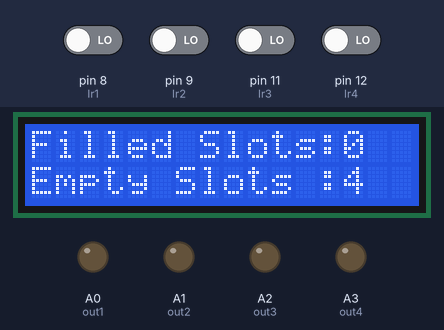
This sketch was run on a simulated Arduino Uno, built with avr-gcc and run on an emulated ATmega328P. Shown: 16×2 character LCD, output pins drawn as LEDs (lit = HIGH). The inputs (shaded band) are chosen by the test bench; at power-on: pin 8 (Ir1), pin 9 (Ir2), pin 11 (Ir3), pin 12 (Ir4) LOW.

Above: at 5.2 s.
5.3 s: pin 8 (Ir1) driven HIGH
At 6.6 s:
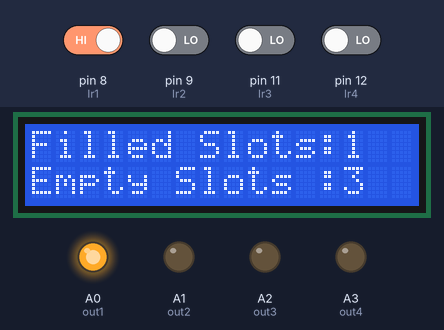
6.9 s: pin 9 (Ir2) driven HIGH
At 7.9 s:
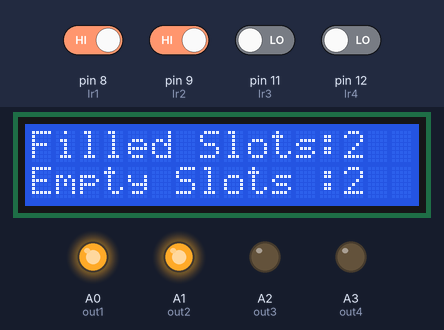
8.6 s: pin 11 (Ir3) driven HIGH
At 10.1 s:
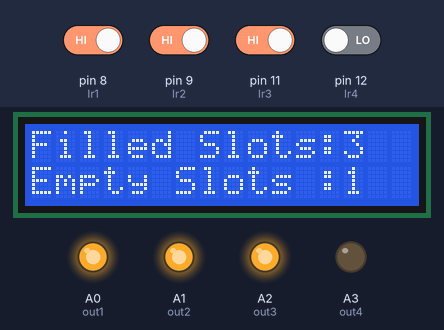
10.4 s: pin 12 (Ir4) driven HIGH
At 11.2 s:
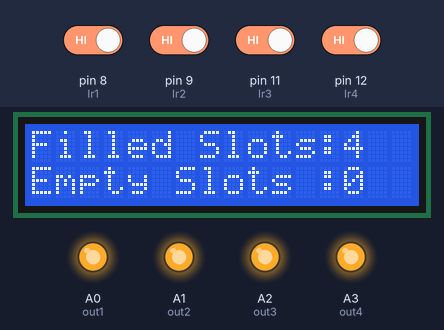
12.1 s: pin 8 (Ir1) driven LOW
At 13.5 s:
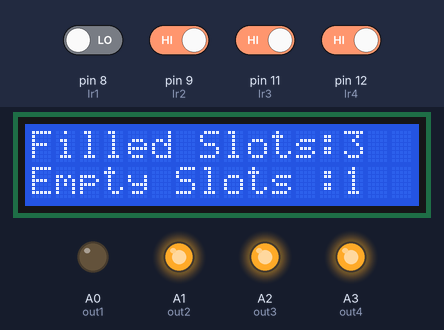
13.8 s: pin 9 (Ir2) driven LOW
At 14.5 s:
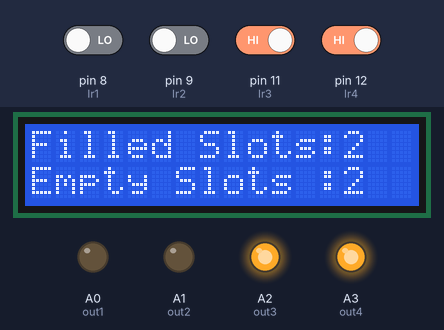
Timing chart, 0 to 16.5 s (numbered marks = the images above; inputs shaded):
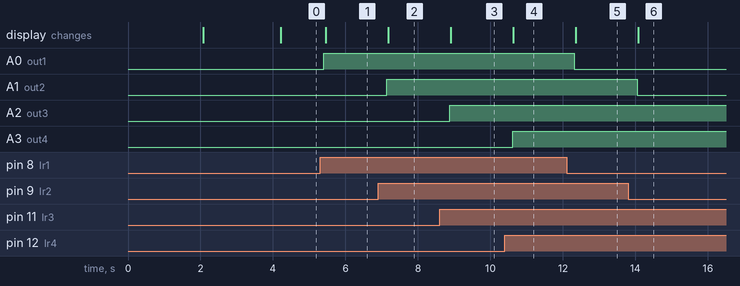

Measured:
- after the input at 5.3 s, A0 (out1): LOW → HIGH after 0.11 s; the display: changes after 0.15 s (image 1)
- after the input at 6.9 s, A1 (out2): LOW → HIGH after 0.24 s; the display: changes after 0.28 s (image 2)
- after the input at 8.6 s, A2 (out3): LOW → HIGH after 0.28 s; the display: changes after 0.30 s (image 3)
- after the input at 10.4 s, A3 (out4): LOW → HIGH after 0.21 s; the display: changes after 0.23 s (image 4)
- after the input at 12.1 s, A0 (out1): HIGH → LOW after 0.21 s; the display: changes after 0.26 s (image 5)
- after the input at 13.8 s, A1 (out2): HIGH → LOW after 0.25 s; the display: changes after 0.28 s (image 6)

The sketch:

IOT_BASED_PARKING.ino
```cpp
#include <LiquidCrystal.h>
 LiquidCrystal lcd(2,3,4,5,6,7);
 int Ir1=8;
 int Ir2=9;
 int Ir3=11;
 int Ir4=12;
 int count1=0;
 int count2=0;
 int count3=0;
 int count4=0;
 int cnt1=0;
 int cnt2=0;
 int cnt3=0;
 int cnt4=0;
 int out1=A0;
  int out2=A1;
 int out3=A2;
 int out4=A3;
 int Irbucket1;
 int Irbucket2;
  int Irbucket3;
 int Irbucket4;
void setup()
{
lcd.begin(16, 2);
pinMode(Ir1,INPUT);
pinMode(Ir2,INPUT);
pinMode(Ir3,INPUT);
pinMode(Ir4,INPUT);
pinMode(out1,OUTPUT);
pinMode(out2,OUTPUT);
pinMode(out3,OUTPUT);
pinMode(out4,OUTPUT);
lcd.clear();
lcd.setCursor(0,0);
lcd.print(" WELCOME TO ");
delay(2000);
lcd.clear();
lcd.setCursor(0,0);
lcd.print(" IOT BASED CAR ");
lcd.setCursor(0,1);
lcd.print(" PARKING SYSTEM ");
delay(2000);
Serial.begin(9600);}
void loop()
{
Irbucket1=digitalRead(Ir1);
Irbucket2=digitalRead(Ir2);
Irbucket3=digitalRead(Ir3);
Irbucket4=digitalRead(Ir4);
delay(100);
if(Irbucket1==HIGH )
{
digitalWrite(out1,HIGH);
count1=1;
cnt1=0;
delay(10);
}
else
{
digitalWrite(out1,LOW);
cnt1=1;
count1=0;
delay(10);
}
if(Irbucket2==HIGH) {
digitalWrite(out2,HIGH);
count2=1;
cnt2=0;
delay(10);
}
else
{
digitalWrite(out2,LOW);
cnt2=1;
count2=0;
delay(10);
}
if(Irbucket3==HIGH)
{
digitalWrite(out3,HIGH);
count3=1;
cnt3=0;
delay(10);
}
else
{
digitalWrite(out3,LOW); cnt3=1;
count3=0;
delay(10);
}
if(Irbucket4==HIGH)
{
digitalWrite(out4,HIGH);
count4=1;
cnt4=0;
delay(10);
}
else
{
digitalWrite(out4,LOW);
cnt4=1;
count4=0;
delay(10);
}
lcd.clear();
lcd.setCursor(0,0);
lcd.print("Filled Slots:");
lcd.setCursor(13,0);
int x=count1+count2+count3+count4; lcd.print(x);
lcd.setCursor(0,1);
lcd.print("Empty Slots :");
lcd.setCursor(13,1);
int y=cnt1+cnt2+cnt3+cnt4;
lcd.print(y);
delay(100);
}
```
